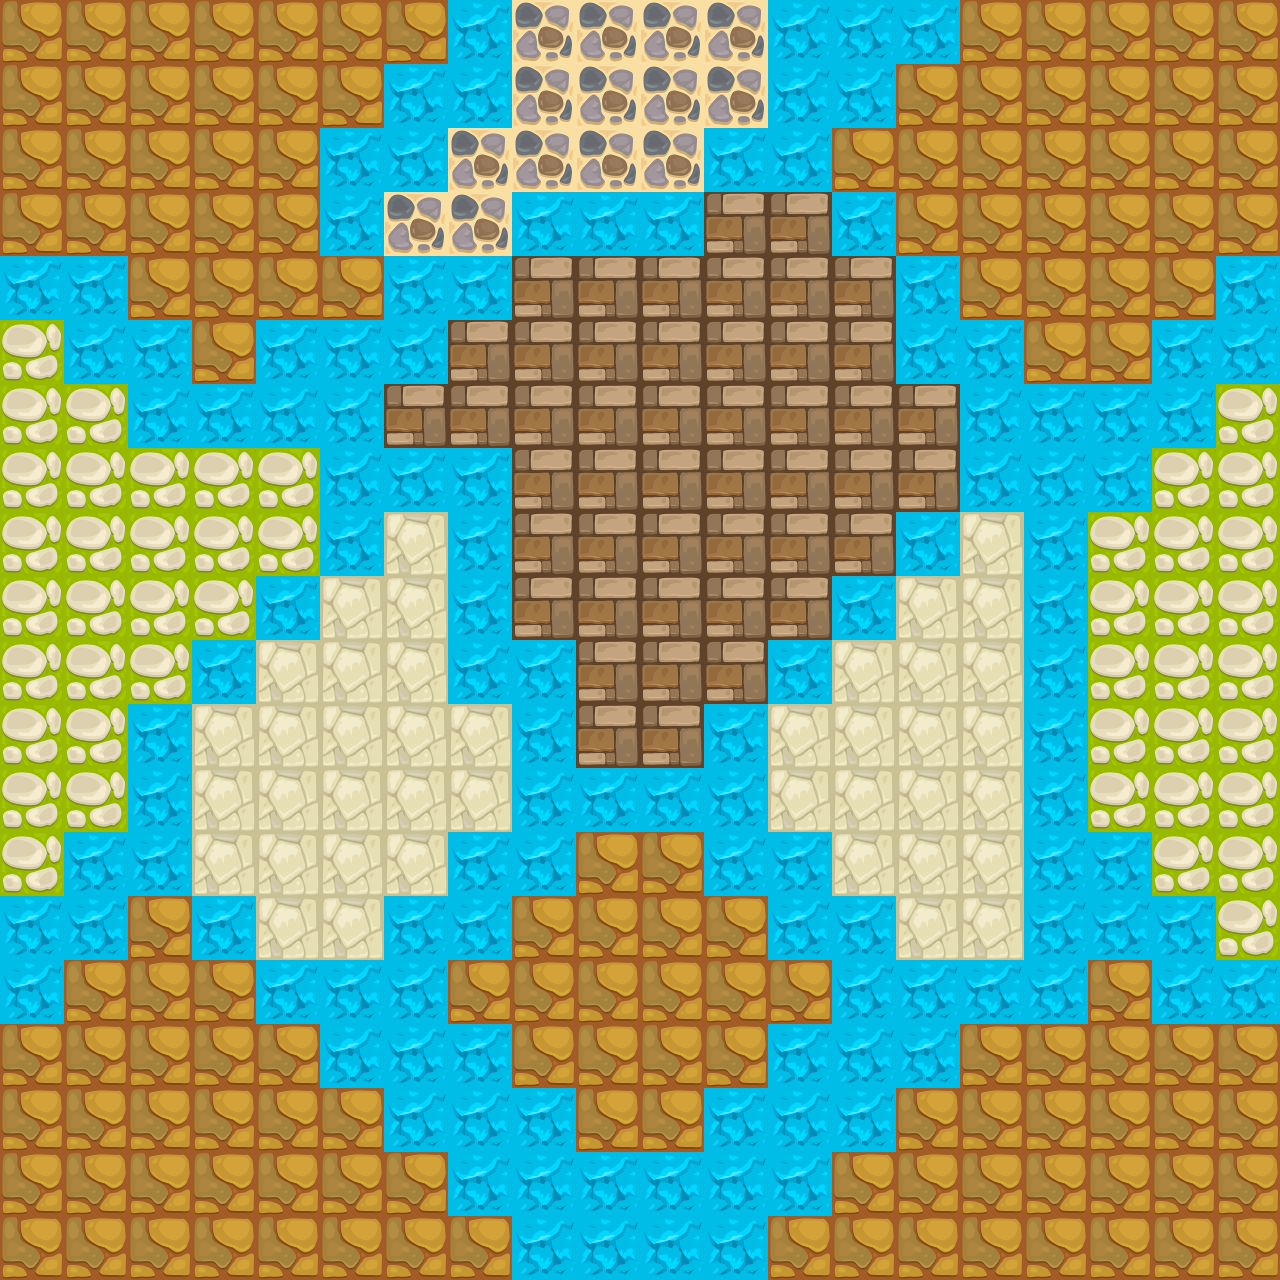

This game map was drawn from its Tiled (.tmx) file and the tilesets committed beside it. A one-line description and the full map source follow:
An orthogonal 20x20 tile map with 64x64 px tiles, 1 tile layer (Tile Layer 1).

<map version="1.10" tiledversion="1.11.2" orientation="orthogonal" renderorder="right-down" width="20" height="20" tilewidth="64" tileheight="64" infinite="0" nextlayerid="2" nextobjectid="1">
 <tileset firstgid="1" name="WhateverName" tilewidth="64" tileheight="64" tilecount="6" columns="0">
  <grid orientation="orthogonal" width="1" height="1" />
  <tile id="0">
   <image source="clay_tile_64_01.png" width="64" height="64" />
  </tile>
  <tile id="1">
   <image source="grass_01_tile_64_01.png" width="64" height="64" />
  </tile>
  <tile id="2">
   <image source="ice_tile_64_01.png" width="64" height="64" />
  </tile>
  <tile id="3">
   <image source="paving_01_tile_64_02.png" width="64" height="64" />
  </tile>
  <tile id="4">
   <image source="paving_02_tile_64_01.png" width="64" height="64" />
  </tile>
  <tile id="5">
   <image source="sand_01_tile_64_01.png" width="64" height="64" />
  </tile>
 </tileset>
 <layer id="1" name="Tile Layer 1" width="20" height="20">
  <data encoding="csv">
1,1,1,1,1,1,1,3,6,6,6,6,3,3,3,1,1,1,1,1,
1,1,1,1,1,1,3,3,6,6,6,6,3,3,1,1,1,1,1,1,
1,1,1,1,1,3,3,6,6,6,6,3,3,1,1,1,1,1,1,1,
1,1,1,1,1,3,6,6,3,3,3,4,4,3,1,1,1,1,1,1,
3,3,1,1,1,1,3,3,4,4,4,4,4,4,3,1,1,1,1,3,
2,3,3,1,3,3,3,4,4,4,4,4,4,4,3,3,1,1,3,3,
2,2,3,3,3,3,4,4,4,4,4,4,4,4,4,3,3,3,3,2,
2,2,2,2,2,3,3,3,4,4,4,4,4,4,4,3,3,3,2,2,
2,2,2,2,2,3,5,3,4,4,4,4,4,4,3,5,3,2,2,2,
2,2,2,2,3,5,5,3,4,4,4,4,4,3,5,5,3,2,2,2,
2,2,2,3,5,5,5,3,3,4,4,4,3,5,5,5,3,2,2,2,
2,2,3,5,5,5,5,5,3,4,4,3,5,5,5,5,3,2,2,2,
2,2,3,5,5,5,5,5,3,3,3,3,5,5,5,5,3,2,2,2,
2,3,3,5,5,5,5,3,3,1,1,3,3,5,5,5,3,3,2,2,
3,3,1,3,5,5,3,3,1,1,1,1,3,3,5,5,3,3,3,2,
3,1,1,1,3,3,3,1,1,1,1,1,1,3,3,3,3,1,3,3,
1,1,1,1,1,3,3,3,1,1,1,1,3,3,3,1,1,1,1,1,
1,1,1,1,1,1,3,3,3,1,1,3,3,3,1,1,1,1,1,1,
1,1,1,1,1,1,1,3,3,3,3,3,3,1,1,1,1,1,1,1,
1,1,1,1,1,1,1,1,3,3,3,3,1,1,1,1,1,1,1,1
</data>
 </layer>
</map>
